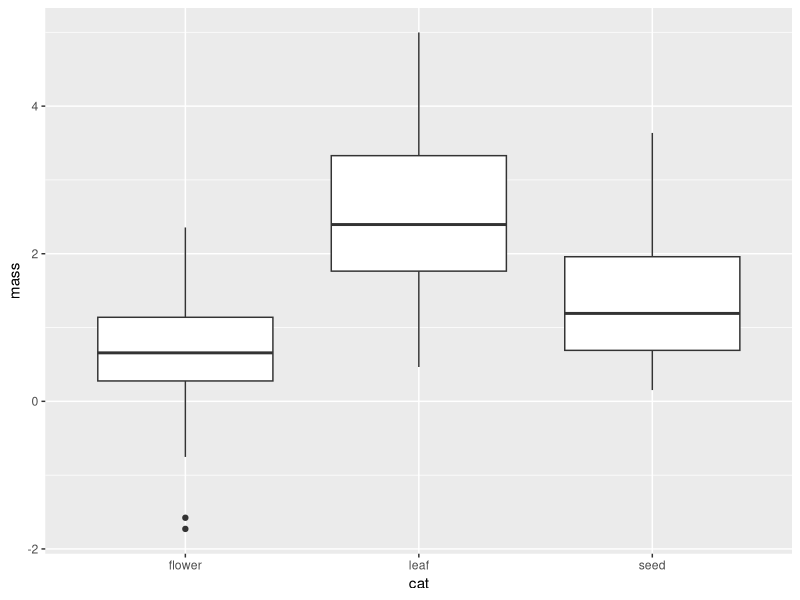

Write R code to recreate this figure.
library(tidyverse)

sp <- c("A","B","C")
sp.mass <- c(5,1,0.001)
names(sp.mass) <- sp


categories <- c("flower","seed","leaf")
cat.multiplier <- c(.1,.3,.5)
names(cat.multiplier) <- categories
traps <- paste0("T",1:10)
#10 traps


## Idea 3 for approach 2
mass.output <- numeric(90)
sp.output <- character(90)
trap.output <- character(90)
cat.output <- character(90)
rownumber <- 1

for(s in sp) {
  for(cat in categories) {
    for(trap in traps) {
      
      sp.multiplier.t <- rnorm(1, sp.mass[sp], sd = 0.2) 
      cat.multiplier.t <-  rnorm(1,cat.multiplier[cat],0.2)
      mass.output[rownumber] <- sp.multiplier.t * cat.multiplier.t + rnorm(1,0,0.2)
      
      sp.output[rownumber] <- sp
      trap.output[rownumber] <- trap
      cat.output[rownumber] <- cat
      
      rownumber <- rownumber + 1
    }
  }
}


sim_data <- data.frame(mass = mass.output, sp = sp.output, trap = trap.output, cat = cat.output)


sim_data %>% ggplot(aes(x = cat, y = mass)) +
  geom_boxplot() 











